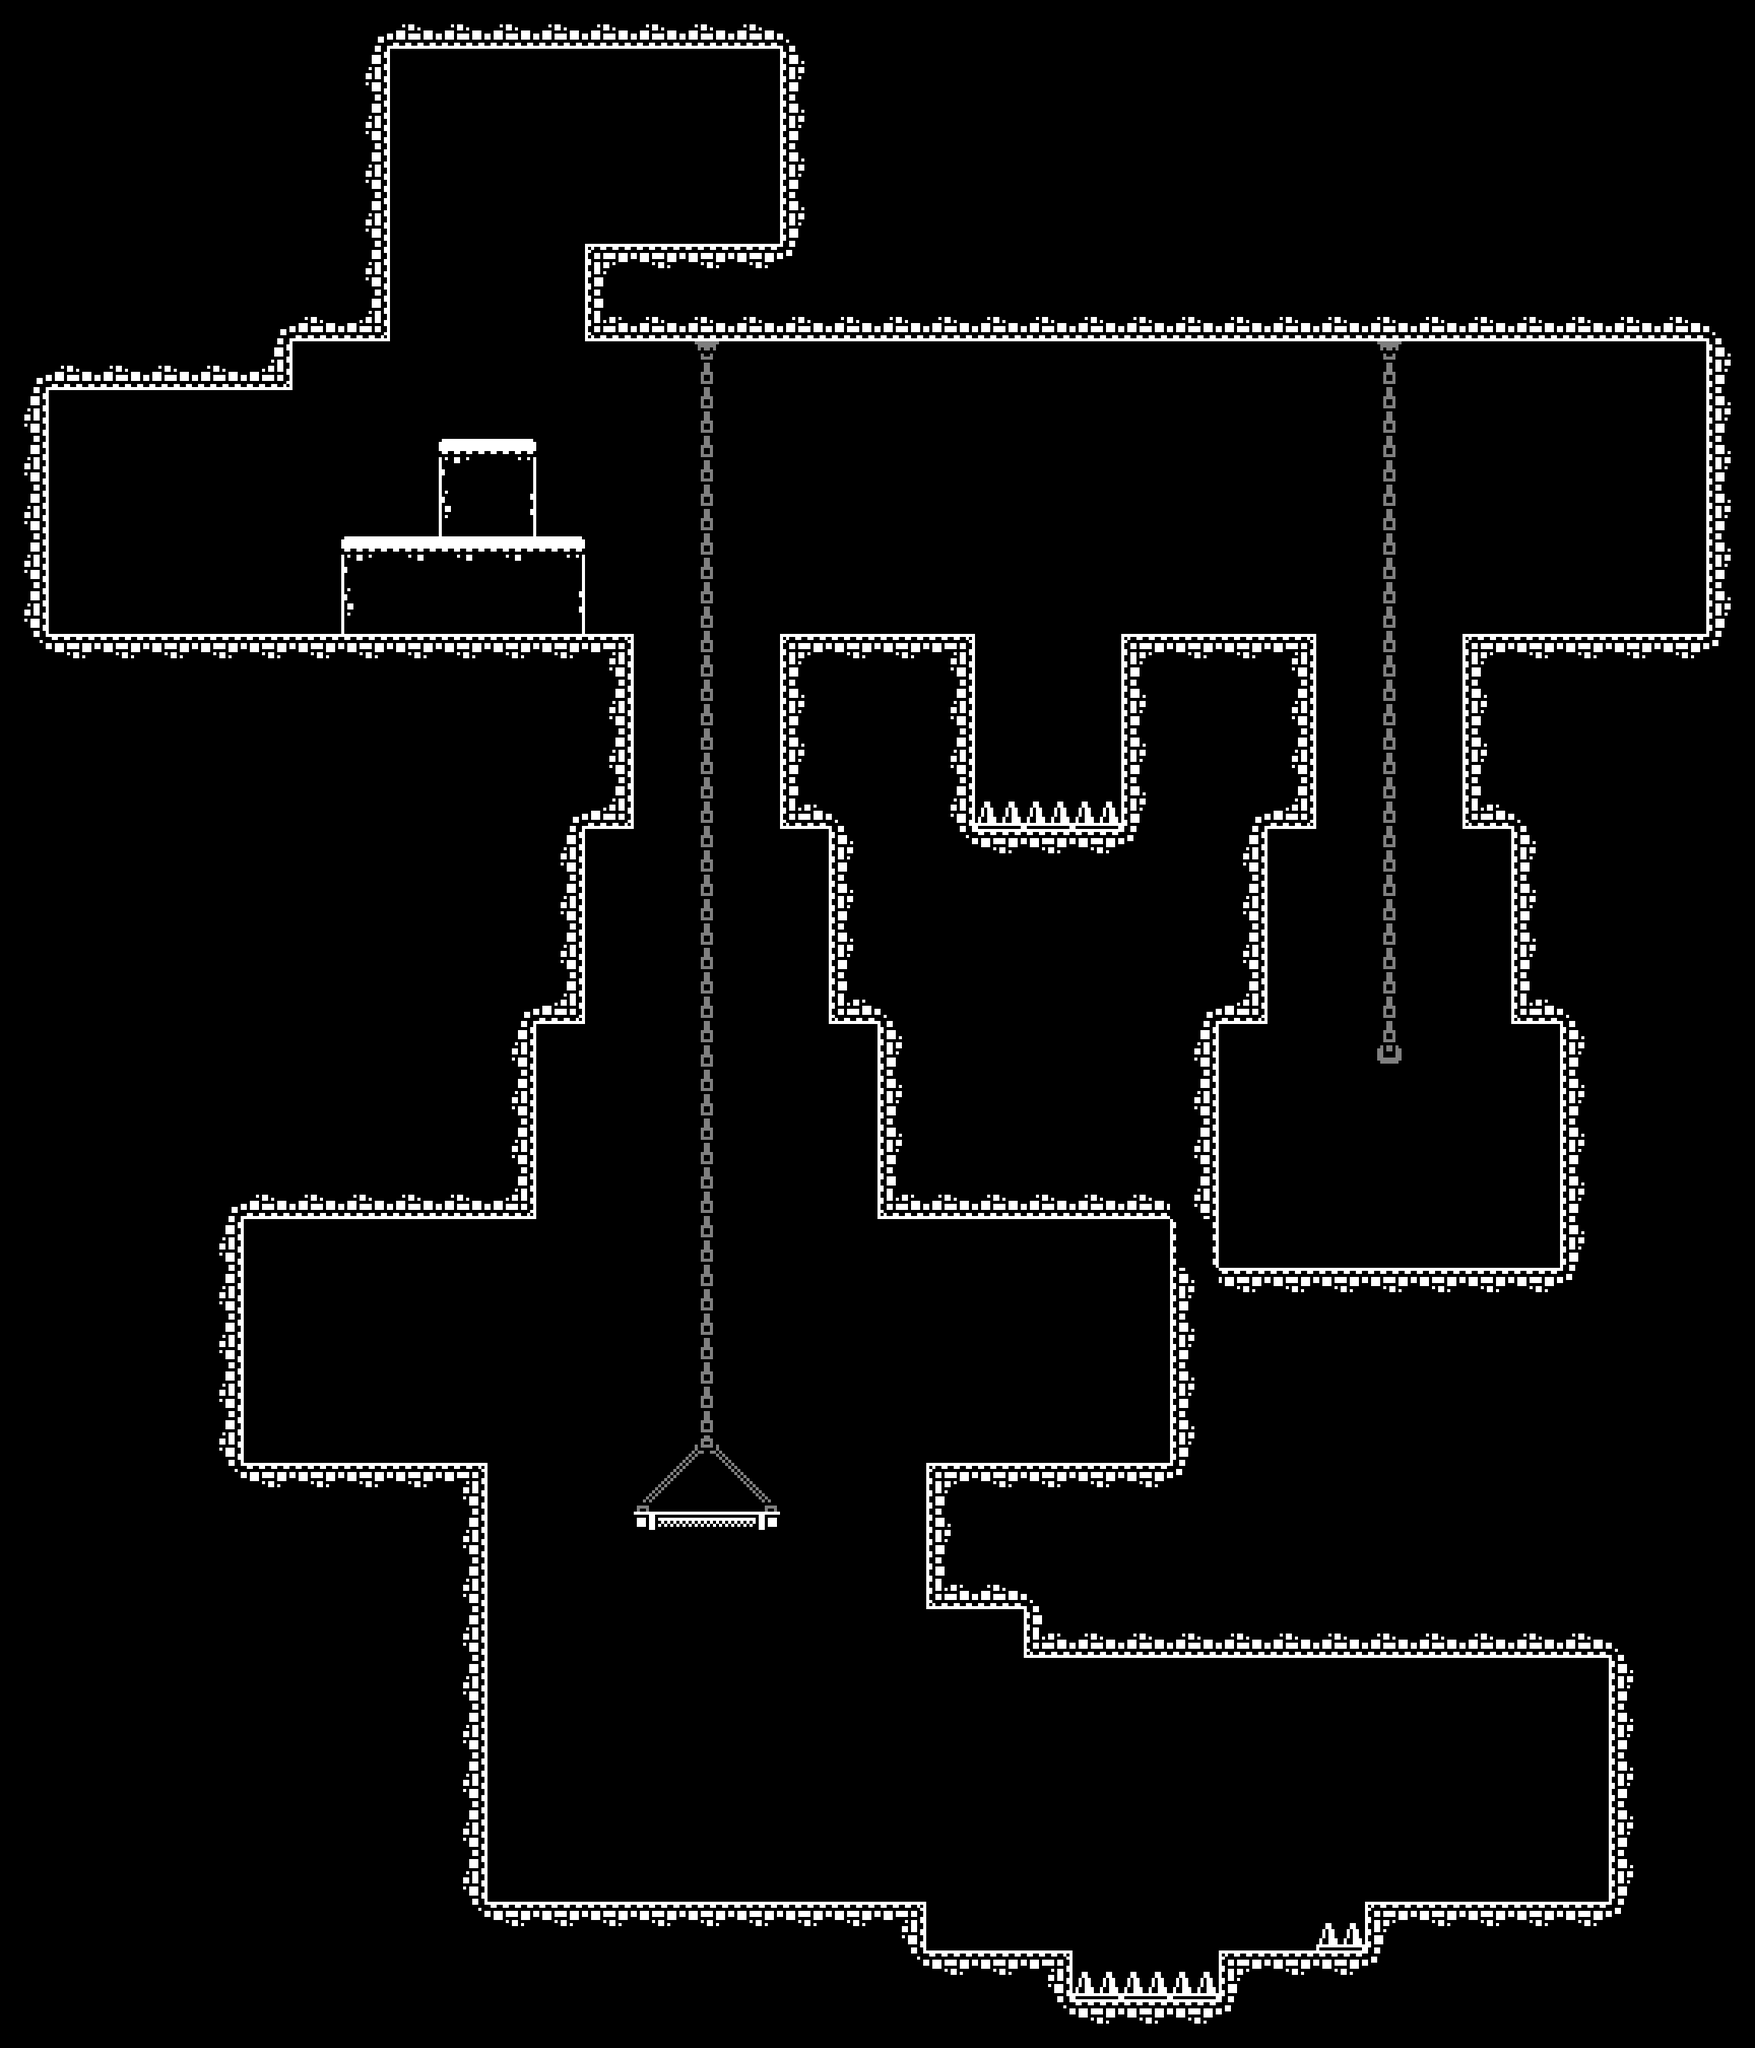

A level layout from a 2D game, rendered from its tile map. Below: a short description, then the map file with tile-grid data replaced by summaries:
An orthogonal 36x42 tile map with 64x64 px tiles, 2 tile layers (Main, Decor) and 35 objects.

<map version="1.10" tiledversion="1.10.2" orientation="orthogonal" renderorder="right-down" width="36" height="42" tilewidth="64" tileheight="64" infinite="0" nextlayerid="6" nextobjectid="40">
 <tileset firstgid="1" source="Tileset_64x64.tsx" />
 <layer id="1" name="Main" width="36" height="42">
  <properties>
   <property name="unity:SortingOrder" type="int" value="-5" />
  </properties>
  <data>[1512 cells, 280 non-empty, 22 distinct tile ids]</data>
 </layer>
 <layer id="2" name="Decor" width="36" height="42" opacity="0.5">
  <properties>
   <property name="unity:SortingOrder" type="int" value="-5" />
  </properties>
  <data>[1512 cells, 41 non-empty, 7 distinct tile ids]</data>
 </layer>
 <objectgroup color="#00ff00" id="3" name="Environment">
  <object id="1" x="256" y="1920" width="384" height="640" />
  <object id="2" x="640" y="2496" width="576" height="128" />
  <object id="3" x="1216" y="2560" width="192" height="128" />
  <object id="4" x="1408" y="2624" width="192" height="64" />
  <object id="6" x="1600" y="2560" width="192" height="128" />
  <object id="7" x="1792" y="2496" width="384" height="128" />
  <object id="8" x="2112" y="2112" width="64" height="384" />
  <object id="9" x="1344" y="2112" width="768" height="64" />
  <object id="10" x="1216" y="1920" width="320" height="192" />
  <object id="11" x="1536" y="1664" width="576" height="320" />
  <object id="12" x="256" y="1536" width="64" height="384" />
  <object id="13" x="320" y="1344" width="384" height="256" />
  <object id="15" x="640" y="1088" width="128" height="256" />
  <object id="16" x="0" y="832" width="832" height="256" />
  <object id="17" x="0" y="448" width="64" height="384" />
  <object id="18" x="64" y="384" width="320" height="128" />
  <object id="19" x="384" y="0" width="128" height="448" />
  <object id="20" x="512" y="0" width="576" height="64" />
  <object id="22" x="768" y="320" width="1536" height="128" />
  <object id="23" x="1024" y="64" width="64" height="256" />
  <object id="24" x="1024" y="832" width="256" height="256" />
  <object id="25" x="1472" y="832" width="256" height="256" />
  <object id="26" x="1088" y="1088" width="576" height="256" />
  <object id="27" x="1152" y="1344" width="448" height="256" />
  <object id="28" x="1536" y="1600" width="64" height="64" />
  <object id="30" x="1920" y="832" width="384" height="256" />
  <object id="31" x="1984" y="1088" width="128" height="256" />
  <object id="32" x="2048" y="1344" width="64" height="320" />
  <object id="33" x="2240" y="448" width="64" height="384" />
 </objectgroup>
 <objectgroup color="#0000ff" id="4" name="TwoWay">
  <object id="34" x="448" y="704" width="320" />
  <object id="35" x="576" y="576" width="128" />
  <object id="36" x="832" y="1984" width="192" />
 </objectgroup>
 <objectgroup color="#ff0000" id="5" name="Hazard">
  <object id="37" x="1280" y="1056" width="192" height="32" />
  <object id="38" x="1408" y="2592" width="192" height="32" />
  <object id="39" x="1728" y="2528" width="64" height="32" />
 </objectgroup>
</map>
